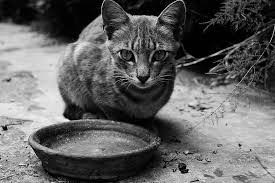
%> input picture Slike/macka.jpg, 275 x 183 px
$ octave steganografija.m   (GNU Octave 9; MATLAB toolbox functions it lacks are replaced by stand-ins)
%> lines starting %> are read from the running program, lines starting %| are printed output that depends on the picture
% Definiramo imena fileova
orig_file = 'macka.jpg'; % Originalna slika
zig_file = 'pas.jpg'; % Maska slika

% Ucitamo i procesuiramo prvu sliku
coverImage = imread(orig_file);
%> coverImage is the input picture: size 183x275x3 uint8; min 0, max 252, mean 98.6
% Pretvorimo ju u crno-bijelu sliku radi izgleda(makar ova vec je
coverImage = rgb2gray(coverImage);
%> coverImage: size 183x275 uint8
% Pretvorimo u tip double radi SVDa
coverImage = im2double(coverImage);
%> coverImage: size 183x275 double
figure(1), imshow(coverImage), title('Originalna slika');

% Na njoj napravimo SVD
[U_cover, S_cover, V_cover] = svd(coverImage);

% Napravimo isto procesiranje za drugu sliku
secretImage = imread(zig_file);
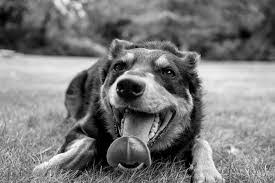
%> input picture Slike/pas.jpg, 275 x 183 px
%> secretImage is the input picture: size 183x275x3 uint8; min 0, max 255, mean 121.7
secretImage = rgb2gray(secretImage);
%> secretImage: size 183x275 uint8
secretImage = im2double(secretImage);
%> secretImage: size 183x275 double
[rows, cols] = size(coverImage);
%> rows = 183; cols = 275

% U slucaju da treba masku smanjimo/povecamo na na velicinu originala
secretImage = imresize(secretImage, [rows, cols]);

% Napravimo SVD na tajnoj slici
[U_secret, S_secret, V_secret] = svd(secretImage);

% Ovdje mozemo mijenjati alpha za steganometriju
alpha = 0.5;
S_stega = S_cover + alpha * S_secret;

% Napravimo steganometrijsku sliku
stegaImage = U_cover * S_stega * V_cover';

% Spremanje slike
figure(2), imshow(stegaImage), title('Steganoetrijska slika');
%> after `imshow(stegaImage)`:
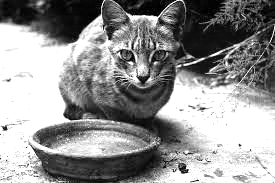
%> displayed picture: size 183x275, on the screen's scale of 0 to 255; min 0, max 255, mean 145.1
imwrite(stegaImage, 'stega_output.png');

% Ponovno ušitamo stega sliku i napravimo svd na njoj
stegaImageReloaded = im2double(imread('stega_output.png'));
%> stegaImageReloaded: size 183x275 double; min 0, max 1, mean 0.569
[U_stega, S_stega_reloaded, V_stega] = svd(stegaImageReloaded);

% Pomoću poznate alphe izvucemo tajnu sliku
S_extracted_secret = (S_stega_reloaded - S_cover) / alpha;

% Rekonstruiramo staru sliku
extractedSecretImage = U_secret * S_extracted_secret * V_secret';

figure(3), imshow(extractedSecretImage), title('Tajna slika');
%> after `imshow(extractedSecretImage)`:
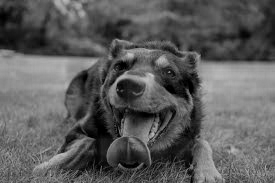
%> displayed picture: size 183x275, on the screen's scale of 0 to 255; min 0, max 202, mean 92.2

% Rekonstruiramo originalnu sliku iz stega slike
S_reconstructed_original = S_stega_reloaded - alpha * S_secret;
reconstructedOriginal = U_stega * S_reconstructed_original * V_stega';

figure(4), imshow(reconstructedOriginal), title('Rekonstruirana originalna slika');
%> after `imshow(reconstructedOriginal)`:
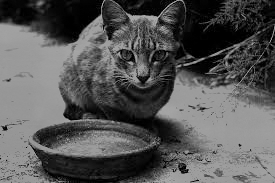
%> displayed picture: size 183x275, on the screen's scale of 0 to 255; min 0, max 175, mean 86.3
